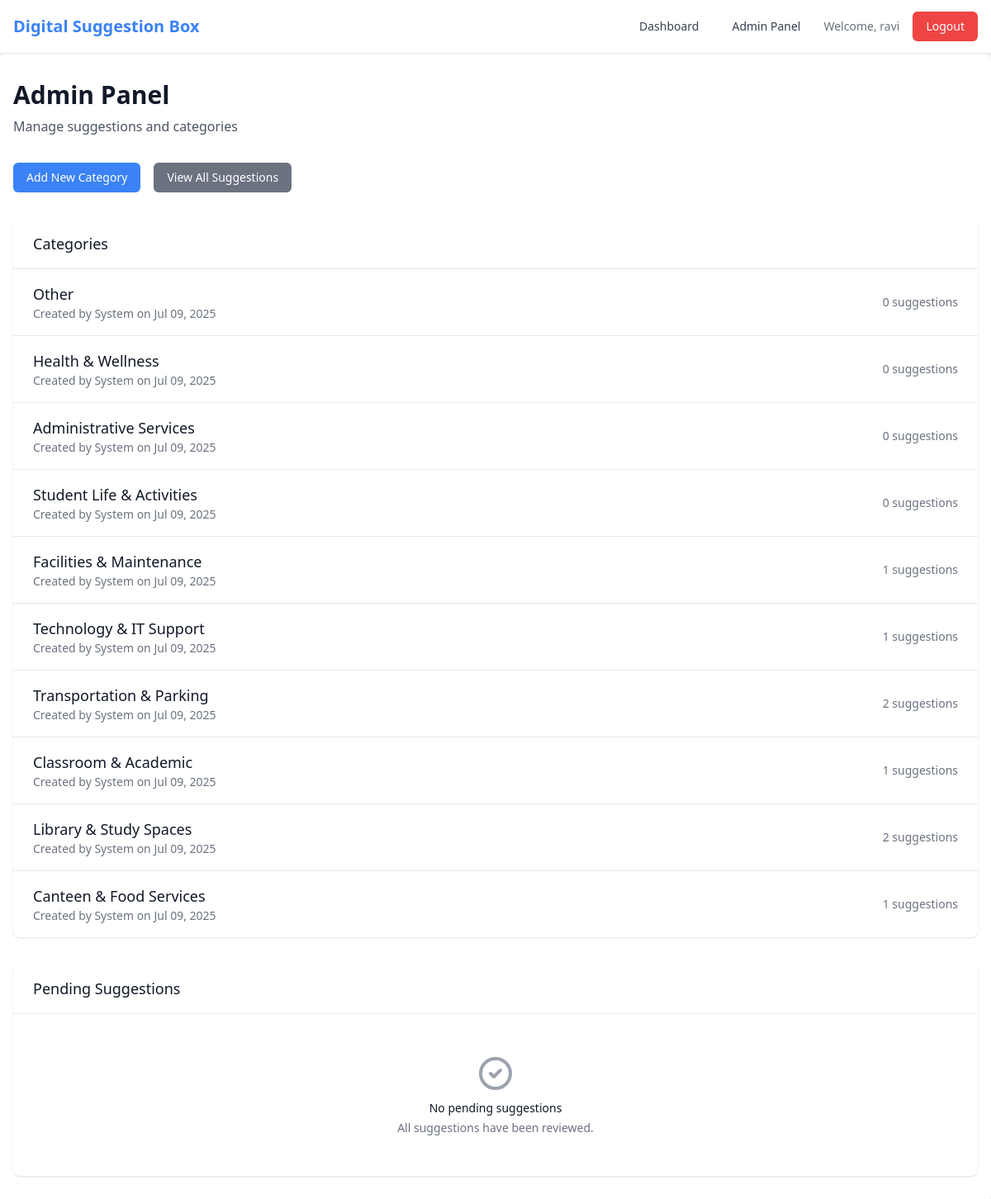
Page /admin-panel/ (signed in) on the committed database.
### core/models.py (models this page shows, shortened)
class Category(models.Model):
    name = models.CharField(max_length=100, unique=True)
    created_by = models.ForeignKey(User, on_delete=models.SET_NULL, null=True, blank=True, related_name='created_categories')
    created_at = models.DateTimeField(auto_now_add=True)

### core/views.py (the view, shortened to what this page needs)
# urls.py: path('admin-panel/', views.admin_panel, name='admin_panel'),
@login_required
def admin_panel(request):
    if not request.user.is_staff:
        messages.error(request, 'Access denied. Admin privileges required.')
        return redirect('dashboard')
    categories = Category.objects.all().order_by('-created_at')
    if request.user.is_superuser:
        pending_suggestions = Suggestion.objects.filter(status='under_review').order_by('-created_at')
    return render(request, 'core/admin_panel.html', {
        'categories': categories,
        'pending_suggestions': pending_suggestions
    })

### core/templates/core/admin_panel.html (shortened to what this page needs)
{% extends 'core/base.html' %}
{% block content %}
<div class="max-w-7xl mx-auto">
    <div class="mb-8">
        <h1 class="text-3xl font-bold text-gray-900">Admin Panel</h1>
        <p class="text-gray-600 mt-2">Manage suggestions and categories</p>
    </div>
    <div class="mb-8">
        <div class="flex space-x-4">
            <a href="{% url 'add_category' %}" class="bg-primary hover:bg-blue-600 text-white px-4 py-2 rounded-md text-sm font-medium">
                Add New Category
            </a>
            <a href="{% url 'dashboard' %}" class="bg-gray-500 hover:bg-gray-600 text-white px-4 py-2 rounded-md text-sm font-medium">
                View All Suggestions
            </a>
        </div>
    </div>
    <div class="bg-white rounded-lg shadow mb-8">
        <div class="px-6 py-4 border-b border-gray-200">
            <h2 class="text-lg font-medium text-gray-900">Categories</h2>
        </div>
        {% if categories %}
            <div class="divide-y divide-gray-200">
                {% for category in categories %}
                <div class="px-6 py-4">
                    <div class="flex items-center justify-between">
                        <div>
                            <h3 class="text-lg font-medium text-gray-900">{{ category.name }}</h3>
                            <p class="text-sm text-gray-500">
                                Created by {{ category.created_by.username|default:"System" }} on {{ category.created_at|date:"M d, Y" }}
                            </p>
                        </div>
                        <div class="text-sm text-gray-500">
                            {{ category.suggestions.count }} suggestions
                        </div>
                    </div>
                </div>
                {% endfor %}
            </div>
        {% endif %}
    </div>
    <div class="bg-white rounded-lg shadow">
        <div class="px-6 py-4 border-b border-gray-200">
            <h2 class="text-lg font-medium text-gray-900">Pending Suggestions</h2>
        </div>
        {% if pending_suggestions %}
            <div class="divide-y divide-gray-200">
                {% for suggestion in pending_suggestions %}
                <div class="px-6 py-4 hover:bg-gray-50">
                    <div class="flex items-center justify-between">
                        <div class="flex-1">
                            <div class="flex items-center space-x-3">
                                <h3 class="text-lg font-medium text-gray-900">
                                    <a href="{% url 'suggestion_detail' suggestion.id %}" class="hover:text-primary">
                                        {{ suggestion.title }}
                                    </a>
                                </h3>
                                <span class="inline-flex items-center px-2.5 py-0.5 rounded-full text-xs font-medium
                                    {% if suggestion.status == 'under_review' %}bg-yellow-100 text-yellow-800
                                    {% elif suggestion.status == 'accepted' %}bg-green-100 text-green-800
                                    {% else %}bg-red-100 text-red-800{% endif %}">
                                    {{ suggestion.get_status_display }}
                                </span>
                            </div>
                            <p class="text-sm text-gray-600 mt-1">{{ suggestion.content|truncatewords:30 }}</p>
                            <div class="flex items-center space-x-4 mt-2 text-sm text-gray-500">
                                <span>Category: {{ suggestion.category.name }}</span>
                                <span>Submitted: {{ suggestion.created_at|date:"M d, Y" }}</span>
                                {% if suggestion.is_anonymous %}
                                    <span class="text-gray-400">Anonymous</span>
                                {% else %}
                                    <span>By: {{ suggestion.user.username }}</span>
                                {% endif %}
                            </div>
                        </div>
                        <div class="flex items-center space-x-2">
                            <select class="status-select text-sm border border-gray-300 rounded px-2 py-1"
                                    data-suggestion-id="{{ suggestion.id }}">
                                <option value="under_review" {% if suggestion.status == 'under_review' %}selected{% endif %}>Under Review</option>
                                <option value="accepted" {% if suggestion.status == 'accepted' %}selected{% endif %}>Accepted</option>
                                <option value="rejected" {% if suggestion.status == 'rejected' %}selected{% endif %}>Rejected</option>
                            </select>
                        </div>
                    </div>
                </div>
                {% endfor %}
            </div>
        {% else %}
            <div class="px-6 py-12 text-center">
                <svg class="mx-auto h-12 w-12 text-gray-400" fill="none" stroke="currentColor" viewBox="0 0 24 24">
                    <path stroke-linecap="round" stroke-linejoin="round" stroke-width="2" d="M9 12l2 2 4-4m6 2a9 9 0 11-18 0 9 9 0 0118 0z"></path>
                </svg>
                <h3 class="mt-2 text-sm font-medium text-gray-900">No pending suggestions</h3>
                <p class="mt-1 text-sm text-gray-500">All suggestions have been reviewed.</p>
            </div>
        {% endif %}
    </div>
</div>
{% endblock %}

### core/templates/core/base.html (shortened to what this page needs)
<!DOCTYPE html>
<html lang="en">
<head>
    <script src="https://cdn.tailwindcss.com"></script>
</head>
<body class="bg-gray-50 min-h-screen text-gray-900">
    <nav class="bg-white shadow-lg border-b border-gray-200">
        <div class="max-w-7xl mx-auto px-4">
            <div class="flex justify-between h-16">
                <div class="flex items-center">
                    <a href="{% url 'home' %}" class="text-xl font-bold text-primary">
                        Digital Suggestion Box
                    </a>
                </div>
                <div class="flex items-center space-x-4">
                    {% if user.is_authenticated %}
                        <a href="{% url 'dashboard' %}" class="text-gray-700 hover:text-primary px-3 py-2 rounded-md text-sm font-medium">
                            Dashboard
                        </a>
                        {% if user.is_staff %}
                            <a href="{% url 'admin_panel' %}" class="text-gray-700 hover:text-primary px-3 py-2 rounded-md text-sm font-medium">
                                Admin Panel
                            </a>
                        {% endif %}
                        <span class="text-gray-500 text-sm">Welcome, {{ user.username }}</span>
                        <a href="{% url 'logout' %}" class="bg-red-500 hover:bg-red-600 text-white px-4 py-2 rounded-md text-sm font-medium">
                            Logout
                        </a>
                    {% endif %}
                </div>
            </div>
        </div>
    </nav>
    <main class="max-w-7xl mx-auto px-4 py-8 bg-white rounded-lg shadow-lg">
        {% block content %}
        {% endblock %}
    </main>
</body>
</html>

### rows in the picture
Category: name "Other", created_by.username "System", created_at "Jul 09, 2025", suggestions.count "0"
Category: name "Health & Wellness", created_by.username "System", created_at "Jul 09, 2025", suggestions.count "0"
Category: name "Administrative Services", created_by.username "System", created_at "Jul 09, 2025", suggestions.count "0"
Category: name "Student Life & Activities", created_by.username "System", created_at "Jul 09, 2025", suggestions.count "0"
Category: name "Facilities & Maintenance", created_by.username "System", created_at "Jul 09, 2025", suggestions.count "1"
Category: name "Technology & IT Support", created_by.username "System", created_at "Jul 09, 2025", suggestions.count "1"
Category: name "Transportation & Parking", created_by.username "System", created_at "Jul 09, 2025", suggestions.count "2"
Category: name "Classroom & Academic", created_by.username "System", created_at "Jul 09, 2025", suggestions.count "1"
Category: name "Library & Study Spaces", created_by.username "System", created_at "Jul 09, 2025", suggestions.count "2"
Category: name "Canteen & Food Services", created_by.username "System", created_at "Jul 09, 2025", suggestions.count "1"

### other values in the picture
{{ user.username }} "ravi"
